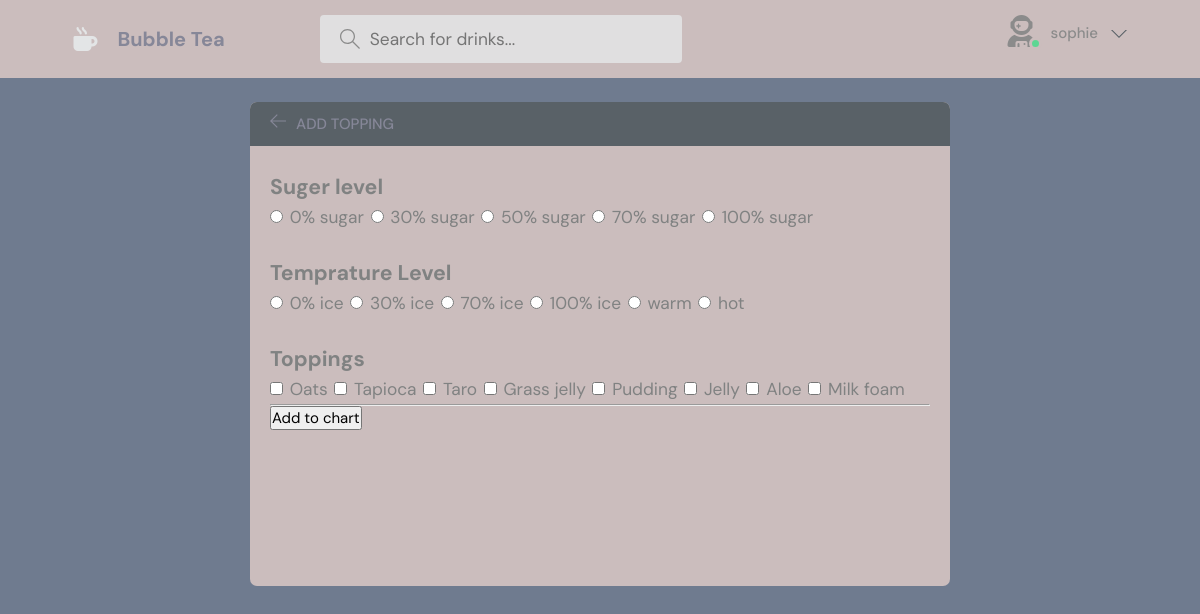
The app's page /topping/1 (signed in) with its own data.
### base/models.py (models this page shows, shortened)
class Topping(models.Model):
    name = models.CharField(max_length=300)
    price = models.FloatField(blank=False,null=True)

### base/views.py (the view, shortened to what this page needs)
# urls.py: path('topping/<str:pk>',views.topping,name='topping'),
@login_required(login_url='login')
def topping(request,pk):
    topping = Topping.objects.all()
    drink = Drink.objects.get(id=pk)
    return render(request,'base/topping.html',{'topping':topping,'drink':drink})

### base/templates/base/topping.html (shortened to what this page needs)
{% extends 'main.html' %}
{% block content %}
<main class="profile-page layout layout--2">
    <div class = "container_topping">
        <div class ="room">
            <div class="room__top">
            <div class="room__topLeft">
            <a href="{% url 'home' %}">
                <svg version="1.1" xmlns="http://www.w3.org/2000/svg" width="32" height="32" viewBox="0 0 32 32">
                <title>arrow-left</title>
                <path
                    d="M13.723 2.286l-13.723 13.714 13.719 13.714 1.616-1.611-10.96-10.96h27.625v-2.286h-27.625l10.965-10.965-1.616-1.607z"
                ></path>
                </svg>
            </a>
            <h3>Add Topping</h3>
            </div>
            </div>
            <div class="room__box scroll">
                <form action="" method="POST">
                <div class="room__details">
                    <div>
                        <br>
                        <h3>Suger level</h3>
                            <input type="radio" id='nosugar' name="sugar" value="0" required/>
                            <label for="nosugar">0% sugar</label>
                            <input type="radio" id='30sugar' name="sugar" value="30"/>
                            <label for="30sugar">30% sugar</label>
                            <input type="radio" id='50sugar' name="sugar" value="50"/>
                            <label for="50sugar">50% sugar</label>
                            <input type="radio" id='70sugar' name="sugar" value="70"/>
                            <label for="70sugar">70% sugar</label>
                            <input type="radio" id='100sugar' name="sugar" value="100"/>
                            <label for="100sugar">100% sugar</label>
                    </div>
                    <br>
                    <div>
                        <h3>Temprature Level</h3>
                            <input type="radio" id='noice' name="ice" value="0" required />
                            <label for="noice">0% ice</label>
                            <input type="radio" id='30ice' name="ice" value="30">
                            <label for="30ice">30% ice</label>
                            <input type="radio" id='70ice' name="ice" value="70">
                            <label for="100ice">70% ice</label>
                            <input type="radio" id='100ice' name="ice" value="100">
                            <label for="100ice">100% ice</label>
                            <input type="radio" id='warm' name="ice" value="warm">
                            <label for="warm">warm</label>
                            <input type="radio" id='hot' name="ice" value="hot">
                            <label for="hot">hot</label>
                    </div>
                    <br>
                    <div>
                        <h3>Toppings</h3>
                        {% for t in topping %}
                            <input type="checkbox" id="{{t.name}}" name="topping" value="{{t.name}}"/>
                            <label for="{{t.name}}">{{t.name}}</label>
                        {% endfor %}
                      </div>
                </div>
                <hr>
                <input name='topping_list' type="submit" value="Add to chart">
                </form>
            </div>
        </div>
    </div>
  </main>
{% endblock content %}

### templates/main.html (shortened to what this page needs)
<!DOCTYPE html>
{% load static %}
<html lang="en">
  <head>
    <link rel="stylesheet" href="{% static 'styles/style.css' %}" />
  </head>
  <body>
    {% include 'navbar.html' %}
    {% block content %}
    {% endblock %}
  </body>
</html>

### templates/navbar.html (shortened to what this page needs)
{% load static %}
<header class="header header--loggedIn">
    <div class="container">
      <a href="{% url 'home' %}" class="header__logo">
        <i class="fa-solid fa-mug-hot" style="font-size:x-large"></i>
        <h1>Bubble Tea</h1>
      </a>
      <form  action="#" class="header__search">
        <label>
          <input name='q' placeholder="Search for drinks..." />
        </label>
      </form>
      <nav class="header__menu">
        {% if request.user.is_authenticated %}
        <div class="header__user">
          <a href="#">
            <div class="avatar avatar--medium active">
              <i class="fa-solid fa-user-astronaut" style="font-size: xx-large;"></i>
            </div>
            <p>{{request.user.username}} </p>
          </a>
          <button class="dropdown-button">
            <svg version="1.1" xmlns="http://www.w3.org/2000/svg" width="32" height="32" viewBox="0 0 32 32">
              <title>chevron-down</title>
              <path d="M16 21l-13-13h-3l16 16 16-16h-3l-13 13z"></path>
            </svg>
          </button>
        </div>
        {% endif %}
      </nav>
    </div>
  </header>

### static/styles/style.css (style rules this page uses)
:root { --color-main: #e3e5e6; --color-main-light: #e1f6fb; --color-dark: #cbbdbd; --color-dark-medium: #e0dfe0; --color-dark-light: #596167; --color-light: #868798; --color-gray: #8b8b8b; --color-light-gray: #808282; --color-bg: #6f7b8f; --color-success: #5dd693; --color-error: #fc4b0b; }
* { font-family: "DM Sans", -apple-system, BlinkMacSystemFont, "Segoe UI", Roboto, Oxygen, Ubuntu, Cantarell, "Open Sans", "Helvetica Neue", sans-serif; margin: 0; padding: 0; box-sizing: border-box; text-rendering: optimizeLegibility; font-size: inherit; }
html { font-size: 56.25%; }
@media only screen and (min-width: 1200px) { html { font-size: 62.5%; } }
body { line-height: 1.6; font-weight: 400; font-size: 1.5rem; color: var(--color-light-gray); background-color: var(--color-bg); min-height: 100vh; }
a { display: inline-block; color: var(--color-main); text-decoration: none; }
.container { max-width: 120rem; width: 90%; margin: auto; }
.container_topping { max-width: 70rem; width: 90%; margin: auto; }
.avatar { position: relative; display: inline-block; border-radius: 50%; border: 2px; }
.avatar::after { content: ""; display: block; position: absolute; background-color: var(--color-gray); z-index: 111; border-radius: 50%; border: 0.3rem solid var(--color-dark); }
.avatar.active::after { background-color: var(--color-success); }
.avatar.avatar--medium:after { width: 0.7rem; height: 0.7rem; bottom: 0px; right: -6px; }
.header { padding: 1.5rem; background-color: var(--color-dark); }
.header > .container { display: flex; gap: 9.5rem; }
.header__logo, .header__user { display: flex; gap: 2rem; align-items: center; }
.header__logo > h1 { font-weight: 700; font-size: 2rem; color: var(--color-light); }
.header__search > label { background-color: var(--color-dark-medium); padding: 1.3rem 1rem; display: flex; align-items: center; gap: 1rem; border-radius: 4px; }
.header__search svg { fill: var(--color-gray); width: 2rem; height: 2rem; margin-left: 1rem; }
.header__search input { width: 30rem; background: transparent; border: none; outline: none; color: var(--color-light); }
.header__menu { margin-left: auto; position: relative; }
.header__menu a { display: flex; gap: 1.5rem; align-items: center; font-weight: 500; text-decoration: none; color: var(--color-gray); }
.header__menu p { line-height: 1.2; }
.header__menu svg { width: 1.6rem; height: 1.6rem; fill: var(--color-dark-light); }
.dropdown-button { background: transparent; padding-top: 0.5em; margin-left: -0.5em; border: 0; outline: 0; cursor: pointer; }
.layout { margin-top: 2.4rem; }
.container_topping { display: block; justify-content: space-between; align-items: flex-start; }
.room { background: var(--color-dark); max-height: 60.5vh; border-radius: 0.7rem; overflow: hidden; position: relative; }
.room__top { background: var(--color-dark-light); display: flex; justify-content: space-between; align-items: center; padding: 1rem 2rem; position: relative; }
.room__top svg, .thread__top svg { width: 1.6rem; height: 1.6rem; fill: var(--color-light); cursor: pointer; }
.room__topLeft { display: flex; align-items: flex-end; gap: 1rem; }
.room__topLeft h3, .participants__top { text-transform: uppercase; font-weight: 500; color: var(--color-light); }
.room__topLeft svg { width: 1.6rem; height: 1.6rem; fill: var(--color-light); }
.room__box { padding-left: 2rem; padding-right: 2rem; height: 80.5vh; padding-bottom: 0; }

### base/templates/base/topping.html (style rules this page uses)
.room__details h3 { font-size:16pt; }
label { font-size: 13pt; margin-right: 2pt; }
input { margin-right:2pt; }

### records on screen
Topping: name "Oats"
Topping: name "Tapioca"
Topping: name "Taro"
Topping: name "Grass jelly"
Topping: name "Pudding"
Topping: name "Jelly"
Topping: name "Aloe"
Topping: name "Milk foam"

### other values on screen
{{ request.user.username }} "sophie"
